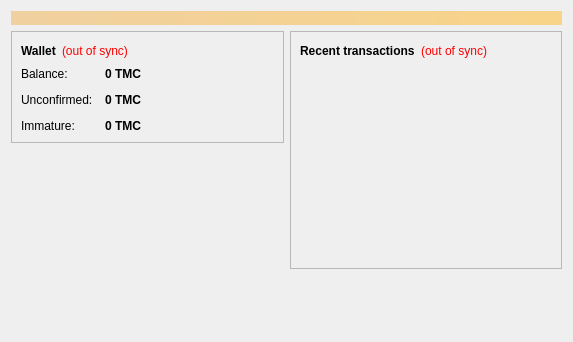
<?xml version="1.0" encoding="UTF-8"?>
<ui version="4.0">
 <class>OverviewPage</class>
 <widget class="QWidget" name="OverviewPage">
  <property name="geometry">
   <rect>
    <x>0</x>
    <y>0</y>
    <width>573</width>
    <height>342</height>
   </rect>
  </property>
  <property name="windowTitle">
   <string>Form</string>
  </property>
  <layout class="QVBoxLayout" name="topLayout">
   <item>
    <widget class="QLabel" name="labelAlerts">
     <property name="visible">
      <bool>false</bool>
     </property>
     <property name="styleSheet">
      <string notr="true">background-color: qlineargradient(x1: 0, y1: 0, x2: 1, y2: 0, stop:0 #F0D0A0, stop:1 #F8D488); color:#000000;</string>
     </property>
     <property name="wordWrap">
      <bool>true</bool>
     </property>
     <property name="margin">
      <number>3</number>
     </property>
    </widget>
   </item>
   <item>
    <layout class="QHBoxLayout" name="horizontalLayout" stretch="1,1">
     <item>
      <layout class="QVBoxLayout" name="verticalLayout_2">
       <item>
        <widget class="QFrame" name="frame">
         <property name="frameShape">
          <enum>QFrame::StyledPanel</enum>
         </property>
         <property name="frameShadow">
          <enum>QFrame::Raised</enum>
         </property>
         <layout class="QVBoxLayout" name="verticalLayout_4">
          <item>
           <layout class="QHBoxLayout" name="horizontalLayout_4">
            <item>
             <widget class="QLabel" name="label_5">
              <property name="font">
               <font>
                <weight>75</weight>
                <bold>true</bold>
               </font>
              </property>
              <property name="text">
               <string>Wallet</string>
              </property>
             </widget>
            </item>
            <item>
             <widget class="QLabel" name="labelWalletStatus">
              <property name="toolTip">
               <string>The displayed information may be out of date. Your wallet automatically synchronizes with the timcoin network after a connection is established, but this process has not completed yet.</string>
              </property>
              <property name="styleSheet">
               <string notr="true">QLabel { color: red; }</string>
              </property>
              <property name="text">
               <string notr="true">(out of sync)</string>
              </property>
              <property name="alignment">
               <set>Qt::AlignLeading|Qt::AlignLeft|Qt::AlignVCenter</set>
              </property>
             </widget>
            </item>
            <item>
             <spacer name="horizontalSpacer_2">
              <property name="orientation">
               <enum>Qt::Horizontal</enum>
              </property>
              <property name="sizeHint" stdset="0">
               <size>
                <width>40</width>
                <height>20</height>
               </size>
              </property>
             </spacer>
            </item>
           </layout>
          </item>
          <item>
           <layout class="QFormLayout" name="formLayout_2">
            <property name="fieldGrowthPolicy">
             <enum>QFormLayout::AllNonFixedFieldsGrow</enum>
            </property>
            <property name="horizontalSpacing">
             <number>12</number>
            </property>
            <property name="verticalSpacing">
             <number>12</number>
            </property>
            <item row="0" column="0">
             <widget class="QLabel" name="label">
              <property name="text">
               <string>Balance:</string>
              </property>
             </widget>
            </item>
            <item row="0" column="1">
             <widget class="QLabel" name="labelBalance">
              <property name="font">
               <font>
                <weight>75</weight>
                <bold>true</bold>
               </font>
              </property>
              <property name="cursor">
               <cursorShape>IBeamCursor</cursorShape>
              </property>
              <property name="toolTip">
               <string>Your current balance</string>
              </property>
              <property name="text">
               <string notr="true">0 TMC</string>
              </property>
              <property name="textInteractionFlags">
               <set>Qt::LinksAccessibleByMouse|Qt::TextSelectableByKeyboard|Qt::TextSelectableByMouse</set>
              </property>
             </widget>
            </item>
            <item row="1" column="0">
             <widget class="QLabel" name="label_3">
              <property name="text">
               <string>Unconfirmed:</string>
              </property>
             </widget>
            </item>
            <item row="1" column="1">
             <widget class="QLabel" name="labelUnconfirmed">
              <property name="font">
               <font>
                <weight>75</weight>
                <bold>true</bold>
               </font>
              </property>
              <property name="cursor">
               <cursorShape>IBeamCursor</cursorShape>
              </property>
              <property name="toolTip">
               <string>Total of transactions that have yet to be confirmed, and do not yet count toward the current balance</string>
              </property>
              <property name="text">
               <string notr="true">0 TMC</string>
              </property>
              <property name="textInteractionFlags">
               <set>Qt::LinksAccessibleByMouse|Qt::TextSelectableByKeyboard|Qt::TextSelectableByMouse</set>
              </property>
             </widget>
            </item>
            <item row="2" column="0">
             <widget class="QLabel" name="labelImmatureText">
              <property name="text">
               <string>Immature:</string>
              </property>
             </widget>
            </item>
            <item row="2" column="1">
             <widget class="QLabel" name="labelImmature">
              <property name="font">
               <font>
                <weight>75</weight>
                <bold>true</bold>
               </font>
              </property>
              <property name="toolTip">
               <string>Mined balance that has not yet matured</string>
              </property>
              <property name="text">
               <string notr="true">0 TMC</string>
              </property>
              <property name="textInteractionFlags">
               <set>Qt::LinksAccessibleByMouse|Qt::TextSelectableByKeyboard|Qt::TextSelectableByMouse</set>
              </property>
             </widget>
            </item>
           </layout>
          </item>
         </layout>
        </widget>
       </item>
       <item>
        <spacer name="verticalSpacer">
         <property name="orientation">
          <enum>Qt::Vertical</enum>
         </property>
         <property name="sizeHint" stdset="0">
          <size>
           <width>20</width>
           <height>40</height>
          </size>
         </property>
        </spacer>
       </item>
      </layout>
     </item>
     <item>
      <layout class="QVBoxLayout" name="verticalLayout_3">
       <item>
        <widget class="QFrame" name="frame_2">
         <property name="frameShape">
          <enum>QFrame::StyledPanel</enum>
         </property>
         <property name="frameShadow">
          <enum>QFrame::Raised</enum>
         </property>
         <layout class="QVBoxLayout" name="verticalLayout">
          <item>
           <layout class="QHBoxLayout" name="horizontalLayout_2">
            <item>
             <widget class="QLabel" name="label_4">
              <property name="text">
               <string>&lt;b&gt;Recent transactions&lt;/b&gt;</string>
              </property>
             </widget>
            </item>
            <item>
             <widget class="QLabel" name="labelTransactionsStatus">
              <property name="toolTip">
               <string>The displayed information may be out of date. Your wallet automatically synchronizes with the timcoin network after a connection is established, but this process has not completed yet.</string>
              </property>
              <property name="styleSheet">
               <string notr="true">QLabel { color: red; }</string>
              </property>
              <property name="text">
               <string notr="true">(out of sync)</string>
              </property>
              <property name="alignment">
               <set>Qt::AlignRight|Qt::AlignTrailing|Qt::AlignVCenter</set>
              </property>
             </widget>
            </item>
            <item>
             <spacer name="horizontalSpacer">
              <property name="orientation">
               <enum>Qt::Horizontal</enum>
              </property>
              <property name="sizeHint" stdset="0">
               <size>
                <width>40</width>
                <height>20</height>
               </size>
              </property>
             </spacer>
            </item>
           </layout>
          </item>
          <item>
           <widget class="QListView" name="listTransactions">
            <property name="styleSheet">
             <string notr="true">QListView { background: transparent; }</string>
            </property>
            <property name="frameShape">
             <enum>QFrame::NoFrame</enum>
            </property>
            <property name="verticalScrollBarPolicy">
             <enum>Qt::ScrollBarAlwaysOff</enum>
            </property>
            <property name="horizontalScrollBarPolicy">
             <enum>Qt::ScrollBarAlwaysOff</enum>
            </property>
            <property name="selectionMode">
             <enum>QAbstractItemView::NoSelection</enum>
            </property>
           </widget>
          </item>
         </layout>
        </widget>
       </item>
       <item>
        <spacer name="verticalSpacer_2">
         <property name="orientation">
          <enum>Qt::Vertical</enum>
         </property>
         <property name="sizeHint" stdset="0">
          <size>
           <width>20</width>
           <height>40</height>
          </size>
         </property>
        </spacer>
       </item>
      </layout>
     </item>
    </layout>
   </item>
  </layout>
 </widget>
 <resources/>
 <connections/>
</ui>
